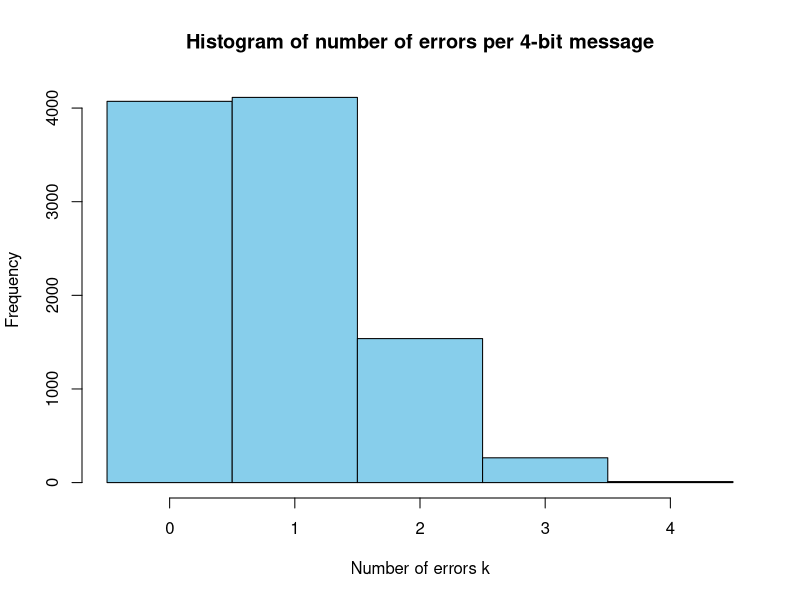
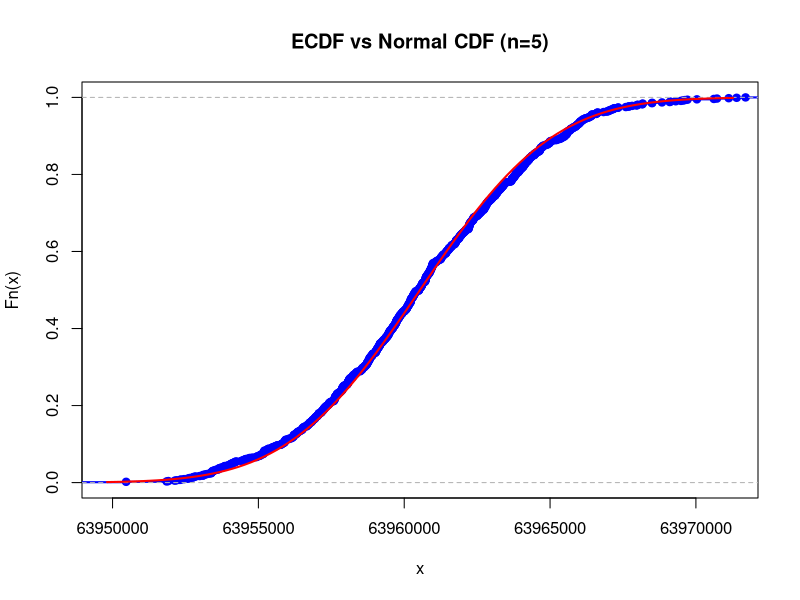
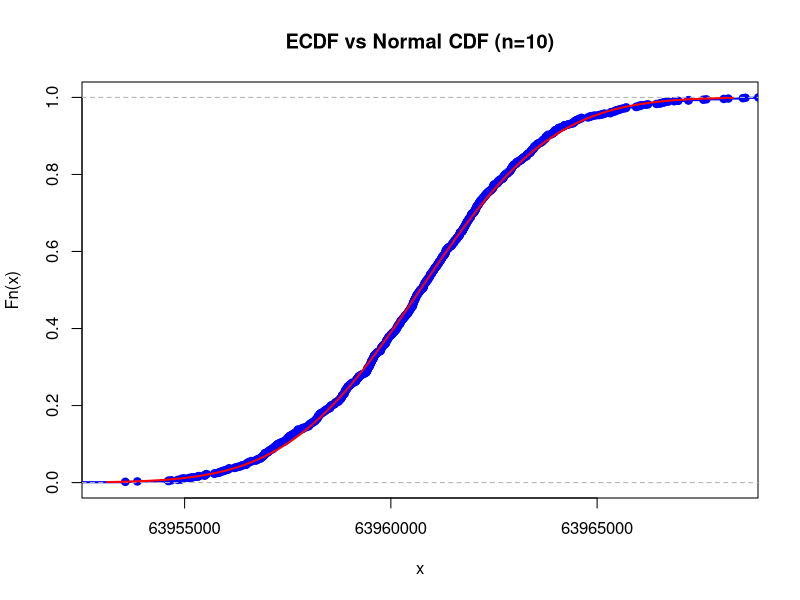
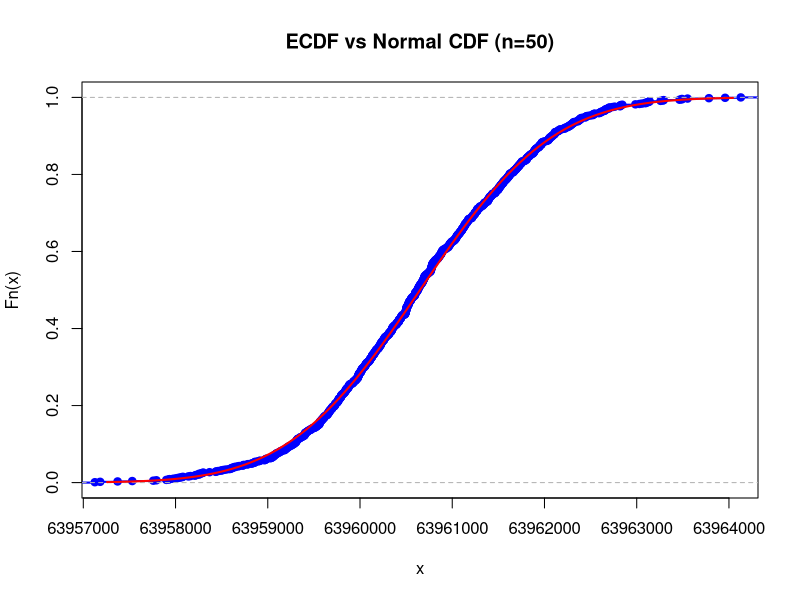
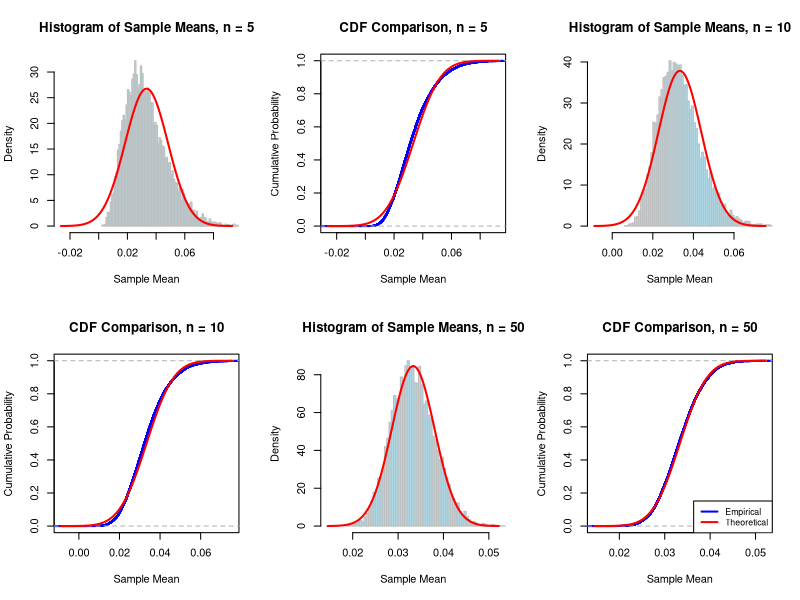
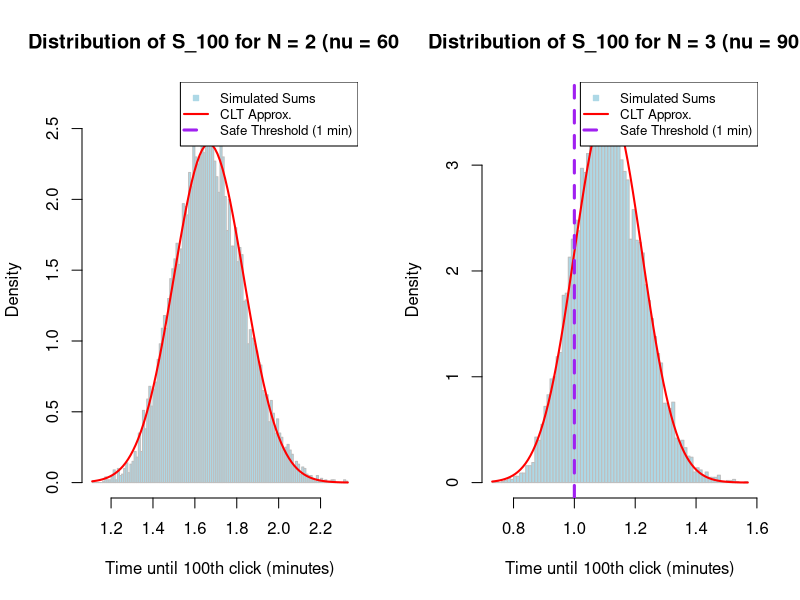
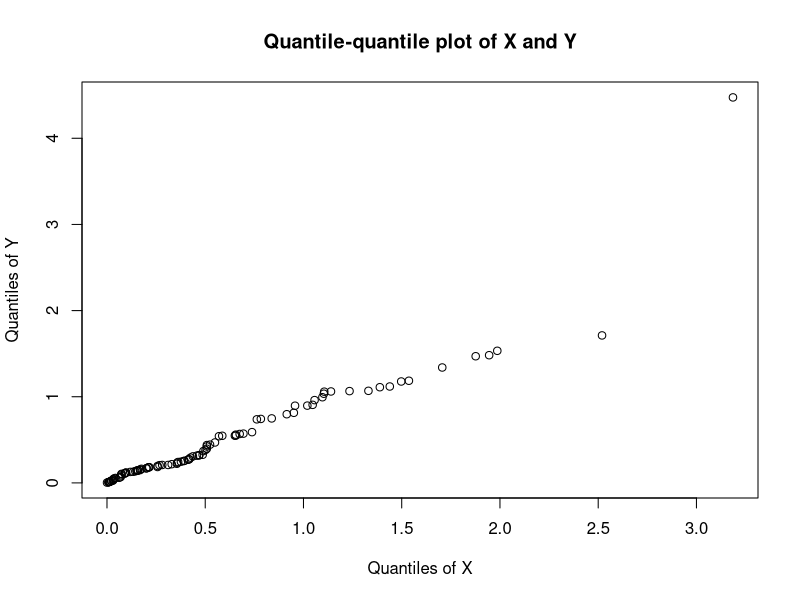
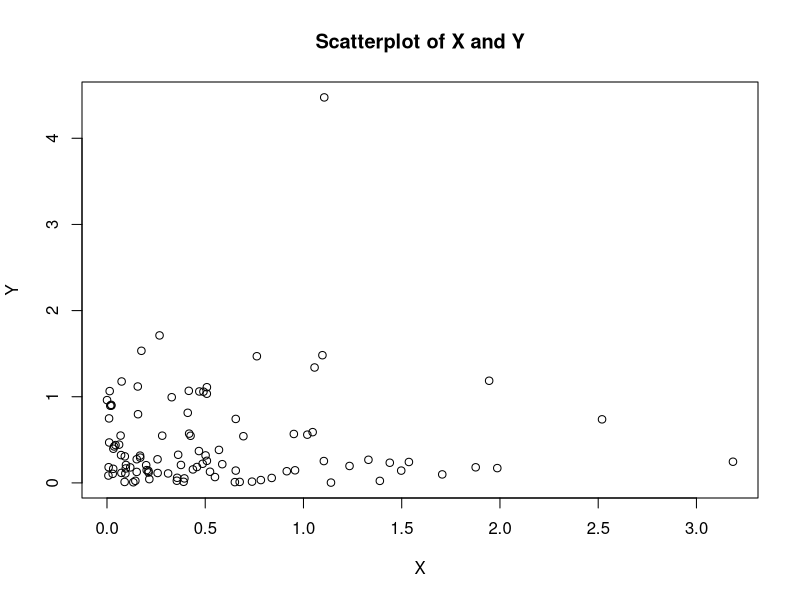

These charts were generated, in order, by the following R code:
## ---- chunk 1
id <- 20

set.seed(id)
N = 10000
p <- id / 100
# matrices G and H
G <- matrix(c(1, 1, 1, 0, 0, 0, 0,
  1, 0, 0, 1, 1, 0, 0,
  0, 1, 0, 1, 0, 1, 0,
  1, 1, 0, 1, 0, 0, 1), nrow = 4, byrow = TRUE)
H <- t(matrix(c(1, 0, 1, 0, 1, 0, 1,
  0, 1, 1, 0, 0, 1, 1,
  0, 0, 0, 1, 1, 1, 1), nrow = 3, byrow = TRUE))
 cat("The matrix G is: \n")
G
cat("The matrix H is: \n")
H
cat("The product GH must be zero: \n")
(G%*%H) %%2

encode_message <- function(m, G){
  as.vector((m %*% G) %% 2)
}

syndrome <- function(r) {
  as.vector((matrix(r, nrow=1) %*% H) %% 2)    #transform vector r (7-bit encoded word) into a matrix 1x7
}                                              #then multiplies matrix and H to get a syndrome. if z = (0, 0, 0),
                                               #then message is transmitted correctly, but if no, there will 1 on the position of a mistake

correction <- function(r) {
  z <- syndrome(r)         # calculate the syndrome
  pos <- z[1] + 2 * z[2] + 4 * z[3]    #define the position of the error
  if (pos != 0) {
    r[pos] <- (r[pos] + 1) %% 2  # change bit if incorrect
  }
  return(r)
}

decode <- function(r) {
  return(c(r[3], r[5], r[6], r[7]))     # to decode take only informational bits
}

success <- numeric(N)     # resulting vector
## ---- chunk 2
# generate N messages

message_generator <- function(N) {
  matrix(sample(c(0, 1), 4 * N, replace = TRUE), nrow = N)
}
messages <- message_generator(10000)
codewords <- (messages %*% G) %% 2
## ---- chunk 3
errors <- matrix(rbinom(N * 7, 1, p), nrow = N)

received <- (codewords + errors) %% 2 # matrix of incorreclty recieved messages
## ---- chunk 4
corrected <- t(apply(received, 1, correction))
decoded <- t(apply(corrected, 1, decode))

success <- apply(decoded == messages, 1, all)

hat_p <- mean(success) # empirical (real)
p_star <- (1 - p)^7 + 7 * p * (1 - p)^6 # theoretical
cat("Simulation hat_p =", hat_p, "\n")
cat("Theoretical p* =", p_star, "\n")

## ---- chunk 5
N_new <- ceiling(1.96 * 1.96 * p_star * (1 - p_star)) / (0.03 * 0.03)
cat("Required N for epsilon <= 0.03:", N_new, "\n")
SE <- sqrt(hat_p * (1 - hat_p) / N_new)
eps <- 1.96 * SE # 1.96 is z-value for 95% probability
cat("Half-length of 95% confidence interval: ", eps, "\n")

## ---- chunk 6
num_errors <- rbinom(N, size = 4, prob = p)

hist(num_errors, breaks = -0.5:4.5, col = "skyblue",
     main = "Histogram of number of errors per 4-bit message",
     xlab = "Number of errors k", ylab = "Frequency")
## ---- chunk 7
M <- 137                      # atomic mass of Cesium-137
m <- id * 1e-6                # mass of each sample in grams
Na <- 6e23                    # Avogadro constant
N <- Na * m / M

T <- 30.1 * 365 * 24 * 3600   # half-life period in seconds
lambda <- log(2) / T

mu <- N * lambda
K <- 1e3
## ---- chunk 8
for(n in c(5, 10, 50)) {
  sample_means <- colMeans(matrix(rpois(n*K, lambda = mu), nrow=n))
  
  mu_i <- mean(sample_means)
  sigma <- sqrt(mu_i/n)      # mu_i = Var(Xi)
  
  # ECDF
  xlims <- c(mu_i-3*sigma,mu_i+3*sigma)
  Fs <- ecdf(sample_means)
  plot(Fs,
       xlim = xlims,
       ylim = c(0,1),
       col = "blue",
       lwd = 2,
       main=paste("ECDF vs Normal CDF (n=", n, ")", sep=""))
  curve(pnorm(x, mean = mu_i, sd = sigma), col = "red", lwd = 2, add = TRUE)
  max_difference <- max(abs(Fs(sample_means) - pnorm(sample_means, mean = mu_i, sd = sqrt(mu_i/n))))
  cat("n =", n, "- Max difference =", max_difference, "\n")
}
## ---- chunk 9
n <- 1
critical <- 8e8
prob_level <- 0.95

repeat {
  lambda_sum <- n * mu
  sums <- rpois(K, lambda = lambda_sum)

  emp_prob <- mean(sums < critical)
  
  cat("n =", n, "-> P(Sum < 8e8) =", emp_prob, "\n")
  
  if (emp_prob < prob_level) break
  n <- n + 1
}
cat("--------------------------------------------------\n")
n <- n -1
cat("The largest possible value of n is:", n, "\n")
## ---- chunk 10
cat("--- Theoretical bounds for n ---\n")

# --- Initial constants ---
# Ensure that 'mu', 'critical', and 'prob_level' 
# were defined in previous code chunks.

prob_failure <- 1 - prob_level # 0.05

cat(paste("μ (mu) =", mu, "\n"))
cat(paste("C (critical) =", critical, "\n"))
cat(paste("P(failure) =", prob_failure, "\n"))

# --- 1. Markov's Inequality ---
# P(S_n >= C) <= E[S_n] / C
# We require that P(S_n >= C) <= 0.05
# (n * mu) / C <= 0.05
# n <= (0.05 * C) / mu

n_markov <- floor((prob_failure * critical) / mu)
cat("Markov Bound: n <=", n_markov, "\n")


# --- Define coefficients for the quadratic equation ---
# Both methods (CLT and Chernoff-Gaussian) reduce to solving
# the quadratic equation a*y^2 + b*y + c <= 0, where y = sqrt(n).
# a = mu
# c = -critical
# 'b' differs for each method.

a_quad <- mu
c_quad <- -critical


# --- 2. Central Limit Theorem (CLT) ---
# (mu)*y^2 + (q_clt*sqrt(mu))*y - C <= 0
# q_clt is the 0.95 quantile for N(0,1)

q_clt <- qnorm(prob_level) # approx 1.645
b_clt <- q_clt * sqrt(mu)

# Find the roots
roots_clt <- c(
  (-b_clt + sqrt(b_clt^2 - 4*a_quad*c_quad)) / (2*a_quad),
  (-b_clt - sqrt(b_clt^2 - 4*a_quad*c_quad)) / (2*a_quad)
)

# We need the positive root y
y_max_clt <- max(roots_clt)
n_clt <- floor(y_max_clt^2)
cat("CLT Bound: n <=", n_clt, "\n")


# --- 3. Chernoff Bound (for Gaussian tail) ---
# P(Z >= k) <= exp(-k^2 / 2)
# We seek k such that exp(-k^2 / 2) <= 0.05
# k >= sqrt(-2 * log(0.05))

q_chernoff <- sqrt(-2 * log(prob_failure)) # approx 2.448

# Use the same quadratic equation, but with q_chernoff
b_chernoff <- q_chernoff * sqrt(mu)

roots_chernoff <- c(
  (-b_chernoff + sqrt(b_chernoff^2 - 4*a_quad*c_quad)) / (2*a_quad),
  (-b_chernoff - sqrt(b_chernoff^2 - 4*a_quad*c_quad)) / (2*a_quad)
)

y_max_chernoff <- max(roots_chernoff)
n_chernoff <- floor(y_max_chernoff^2)
cat("Chernoff-Gaussian Bound: n <=", n_chernoff, "\n")
## ---- chunk 11
team_id_number <- 20 

nu1 <- team_id_number + 10
K <- 10000
n_values <- c(5, 10, 50)
sample_means <- colMeans(matrix(rexp(n*K, rate = nu1), nrow=n))

## ---- chunk 12
mu <- 1 / nu1
max_differences <- data.frame(n = n_values, max_diff = NA)

## ---- chunk 13
par(mfrow = c(2, 3)) 

cat("--- Running CLT Simulation ---\n")

for (i in 1:length(n_values)) {
  n <- n_values[i] 
  sample_means <- colMeans(matrix(rexp(n * K, rate = nu1), nrow = n))
  sigma <- 1 / (nu1 * sqrt(n))
  
  xlims <- c(mu - 4 * sigma, mu + 4 * sigma)

  hist(sample_means,
       probability = TRUE,
       breaks = 100,
       xlim = xlims,
       col = "lightblue",
       border = "grey",
       main = paste("Histogram of Sample Means, n =", n),
       xlab = "Sample Mean")
  
  # Add the theoretical normal DENSITY (PDF) curve
  curve(dnorm(x, mean = mu, sd = sigma), 
        col = "red", 
        lwd = 2, 
        add = TRUE)
  Fs <- ecdf(sample_means)
  
  plot(Fs, xlim = xlims, col = "blue", lwd = 2,
       main = paste("CDF Comparison, n =", n),
       xlab = "Sample Mean", ylab = "Cumulative Probability",
       verticals = FALSE, pch = NA)
  curve(pnorm(x, mean = mu, sd = sigma), 
        col = "red", lwd = 2, add = TRUE)

  ks_result <- ks.test(sample_means, "pnorm", mean = mu, sd = sigma)
  max_differences$max_diff[i] <- ks_result$statistic
  
  cat(paste("n =", n, " | Max Difference (K-S):", round(ks_result$statistic, 6), "\n"))
}
legend("bottomright", 
       legend = c("Empirical", "Theoretical"), 
       col = c("blue", "red"), lwd = 2, cex = 0.8)

par(mfrow = c(1, 1))

## ---- chunk 14
team_id_number <- 20
nu1 <- team_id_number + 10
K <- 10000                 
n <- 100                  

# --- (a) Problem Formulation ---
# Event of Interest: Find max integer N so that P(S_100 > 1) >= 0.95
# S_100 is the sum of 100 i.i.d. Exponential(nu) variables
# nu = nu1 * N = 30 * N
# E[S_100] = n / nu = 100 / nu
# Var[S_100] = n / nu^2 = 100 / nu^2

cat("=====================================================\n")
cat(" (b) Theoretical Bound Calculations\n")
cat("=====================================================\n\n")

# --- 1. Central Limit Theorem (CLT) Bound ---
cat("--- 1. Central Limit Theorem (CLT) Bound ---\n")
# We need P(Z > (nu - 100)/10) >= 0.95
# This means (nu - 100)/10 <= z(0.05)
z_score_05 <- qnorm(0.05) # This is -1.644854
nu_clt <- 10 * z_score_05 + 100 # 83.55146
N_clt <- nu_clt / nu1 # 2.785049
cat(paste("Maximal nu (CLT):", nu_clt, "\n"))
cat(paste("N <=", N_clt, "-> Max integer N =", floor(N_clt), "\n\n"))


# --- 2. Markov Inequality Bound ---
cat("--- 2. Markov Inequality Bound ---\n")
# We need 0.95 <= 100 / nu
nu_markov <- 100 / 0.95 # 105.2632
N_markov <- nu_markov / nu1 # 3.508772
cat(paste("Maximal nu (Markov):", nu_markov, "\n"))
cat(paste("N <=", N_markov, "-> Max integer N =", floor(N_markov), "\n\n"))


# --- 3. Chernoff Bound ---
cat("--- 3. Chernoff Bound ---\n")
# We need to solve: 100*log(nu/100) - nu <= -102.9957
# Let's test the value found in the analysis, nu = 77.4
nu_test <- 77.4
chernoff_value <- 100 * log(nu_test / 100) - nu_test # -103.0135
is_bound_met <- chernoff_value <= -102.9957 # TRUE
N_chernoff <- nu_test / nu1 # 2.58
cat(paste("Testing nu =", nu_test, "\n"))
cat(paste("Result:", chernoff_value, "(which is <= -102.9957:", is_bound_met, ")\n"))
cat(paste("N <=", N_chernoff, "-> Max integer N =", floor(N_chernoff), "\n\n"))


# --- 4. Comparison of Results ---
cat("--- Comparison of Results ---\n")
cat(paste("CLT: N =", floor(N_clt), "\n"))
cat(paste("Chernoff: N =", floor(N_chernoff), "\n"))
cat(paste("Markov: N =", floor(N_markov), "\n"))
cat("CLT and Chernoff are tighter and agree.\n")
cat("Predicted Maximal N = 2\n\n")


cat("=====================================================\n")
cat(" (c, d, e) Simulation to Verify Bounds\n")
cat("=====================================================\n")

# --- Simulation (Parts c, d, e) ---
N_values <- c(2, 3) 

par(mfrow = c(1, 2))


for (N in N_values) {
  
  nu <- N * nu1
  
  cat(paste("\n--- Simulating for N =", N, "(nu =", nu, ") ---\n"))

  # (c), (d) 
  s_vector <- rowSums(matrix(rexp(K * n, rate = nu), nrow = K))
  
  # (e) 
  safe_events <- sum(s_vector > 1)
  prob_safe <- safe_events / K
  
  cat(paste("Estimated 'safe' probability:", prob_safe, "\n"))
  cat(paste("Is", prob_safe, ">= 0.95 ?", prob_safe >= 0.95, "\n"))

  mu_sum <- n / nu
  sigma_sum <- sqrt(n) / nu
  
  hist(s_vector,
       probability = TRUE,
       breaks = 100,
       col = "lightblue",
       border = "grey",
       main = paste("Distribution of S_100 for N =", N, "(nu =", nu, ")"),
       xlab = "Time until 100th click (minutes)")

  curve(dnorm(x, mean = mu_sum, sd = sigma_sum), 
        col = "red", 
        lwd = 2, 
        add = TRUE)
  
  abline(v = 1, col = "purple", lwd = 3, lty = 2)
  
  legend("topright", 
         legend = c("Simulated Sums", "CLT Approx.", "Safe Threshold (1 min)"), 
         col = c("lightblue", "red", "purple"), 
         lwd = c(NA, 2, 3), 
         lty = c(NA, 1, 2), 
         pch = c(22, NA, NA),
         pt.bg = "lightblue",
         cex = 0.8)
}

par(mfrow = c(1, 1))

## ---- chunk 15
mu <- 20
sigma <- sqrt(47)
N <- 100

X <- rnorm(N, mean = mu, sd = sigma)

Y <- 1 / X

X_bar <- mean(X)
Y_bar <- mean(Y)
one_over_X_bar <- 1 / X_bar

cat("X_bar:", X_bar, "\n")
cat("1/X̄:", one_over_X_bar, "\n")
cat("Ȳ", Y_bar, "\n")
cat("Difference (Ȳ - 1/X̄):", Y_bar - one_over_X_bar, "\n")

## ---- chunk 16
set.seed(20)
lambda <- 2
X <- rexp(N, rate = lambda)
Y <- rexp(N, rate = lambda)

Z <- log(X) + 5

qqplot(X, Y, main = "Quantile-quantile plot of X and Y", xlab = "Quantiles of X", ylab = "Quantiles of Y")
plot(X, Y, main="Scatterplot of X and Y", xlab = "X", ylab = "Y")

## ---- chunk 17
set.seed(20)
lambda <- 2
X <- rexp(N, rate = lambda)
Y <- rexp(N, rate = lambda)

Z <- log(X) + 5

qqplot(X, Z, main = "Quantile-quantile plot of X and Z", xlab = "Quantiles of X", ylab = "Quantiles of Z")
plot(X, Z, main="Scatterplot of X and Z", xlab = "X", ylab = "Z")
## ---- chunk 18
    # Theoretical
    # E(X) = np = 1.5
    # Var(X) = np(1 - p) = 0.75

    # Simulation
    n_sim <- 100
    n_trials <- 3
    p_success <- 0.5

    x <- rbinom(n_sim, n_trials, p_success)

    x_bar <- mean(x)
    s2_x <- var(x)

    # Comment on results
    # The sample mean and sample variance (from the simulation) are
    # close to the theoretical values. They will not be identical due
    # to sample randomness, with small number of simulations (n = 100)

    cat("--- Results for X ---\n")
    cat("Theoretical E[X]:", 1.5, "\n")
    cat("Sample Mean (x_bar):", x_bar, "\n\n")

    cat("Theoretical Var(X):", 0.75, "\n")
    cat("Sample Variance (s2_x):", s2_x, "\n")
## ---- chunk 19
    # Theoretical
    # E(X) = 0.5 * np - 1 = -0.25
    # Var(X) = 0.5 ^ 2 * np(1 - p) = 0.1875

    # Simulation
    y <- 0.5 * x - 1

    y_bar <- mean(y)
    s2_y <- var(y)

    # Comment on results
    # Negative expected value E[Y]=−0.25 means the game is unfavorable for the friend.
    # On average, the friend will lose £0.25 each time they play this game

    cat("\n--- Results for Y ---\n")
    cat("Theoretical E[Y]:", -0.25, "\n")
    cat("Sample Mean (y_bar):", y_bar, "\n\n")

    cat("Theoretical Var(Y):", 0.1875, "\n")
    cat("Sample Variance (s2_y):", s2_y, "\n")
